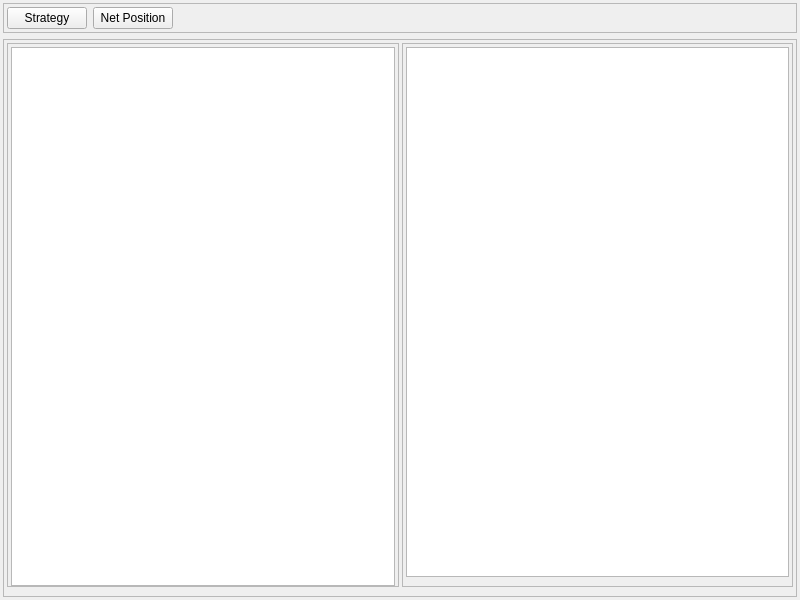
<?xml version="1.0" encoding="UTF-8"?>
<ui version="4.0">
 <class>MainWindow</class>
 <widget class="QMainWindow" name="MainWindow">
  <property name="geometry">
   <rect>
    <x>0</x>
    <y>0</y>
    <width>800</width>
    <height>600</height>
   </rect>
  </property>
  <property name="windowTitle">
   <string>MainWindow</string>
  </property>
  <widget class="QWidget" name="centralwidget">
   <layout class="QVBoxLayout" name="verticalLayout_3">
    <property name="leftMargin">
     <number>3</number>
    </property>
    <property name="topMargin">
     <number>3</number>
    </property>
    <property name="rightMargin">
     <number>3</number>
    </property>
    <property name="bottomMargin">
     <number>3</number>
    </property>
    <item>
     <widget class="QFrame" name="frame">
      <property name="frameShape">
       <enum>QFrame::Shape::StyledPanel</enum>
      </property>
      <property name="frameShadow">
       <enum>QFrame::Shadow::Raised</enum>
      </property>
      <layout class="QHBoxLayout" name="horizontalLayout" stretch="0,0,0">
       <property name="leftMargin">
        <number>3</number>
       </property>
       <property name="topMargin">
        <number>3</number>
       </property>
       <property name="rightMargin">
        <number>3</number>
       </property>
       <property name="bottomMargin">
        <number>3</number>
       </property>
       <item>
        <widget class="QPushButton" name="strategy_btn">
         <property name="text">
          <string>Strategy</string>
         </property>
        </widget>
       </item>
       <item>
        <widget class="QPushButton" name="net_btn">
         <property name="text">
          <string>Net Position</string>
         </property>
        </widget>
       </item>
       <item>
        <spacer name="horizontalSpacer">
         <property name="orientation">
          <enum>Qt::Orientation::Horizontal</enum>
         </property>
         <property name="sizeHint" stdset="0">
          <size>
           <width>592</width>
           <height>20</height>
          </size>
         </property>
        </spacer>
       </item>
      </layout>
     </widget>
    </item>
    <item>
     <widget class="QFrame" name="frame_2">
      <property name="frameShape">
       <enum>QFrame::Shape::StyledPanel</enum>
      </property>
      <property name="frameShadow">
       <enum>QFrame::Shadow::Raised</enum>
      </property>
      <layout class="QHBoxLayout" name="horizontalLayout_2">
       <property name="spacing">
        <number>3</number>
       </property>
       <property name="leftMargin">
        <number>3</number>
       </property>
       <property name="topMargin">
        <number>3</number>
       </property>
       <property name="rightMargin">
        <number>3</number>
       </property>
       <item>
        <widget class="QFrame" name="watch_frame">
         <property name="frameShape">
          <enum>QFrame::Shape::StyledPanel</enum>
         </property>
         <property name="frameShadow">
          <enum>QFrame::Shadow::Raised</enum>
         </property>
         <layout class="QVBoxLayout" name="verticalLayout_2" stretch="0">
          <property name="spacing">
           <number>3</number>
          </property>
          <property name="leftMargin">
           <number>3</number>
          </property>
          <property name="topMargin">
           <number>3</number>
          </property>
          <property name="rightMargin">
           <number>3</number>
          </property>
          <property name="bottomMargin">
           <number>0</number>
          </property>
          <item>
           <widget class="QTableView" name="watch_table"/>
          </item>
         </layout>
        </widget>
       </item>
       <item>
        <widget class="QFrame" name="folio_frame">
         <property name="frameShape">
          <enum>QFrame::Shape::StyledPanel</enum>
         </property>
         <property name="frameShadow">
          <enum>QFrame::Shadow::Raised</enum>
         </property>
         <layout class="QVBoxLayout" name="verticalLayout" stretch="0">
          <property name="spacing">
           <number>3</number>
          </property>
          <property name="leftMargin">
           <number>3</number>
          </property>
          <property name="topMargin">
           <number>3</number>
          </property>
          <property name="rightMargin">
           <number>3</number>
          </property>
          <item>
           <widget class="QTableView" name="folio_table"/>
          </item>
         </layout>
        </widget>
       </item>
      </layout>
     </widget>
    </item>
   </layout>
  </widget>
 </widget>
 <resources/>
 <connections/>
</ui>
